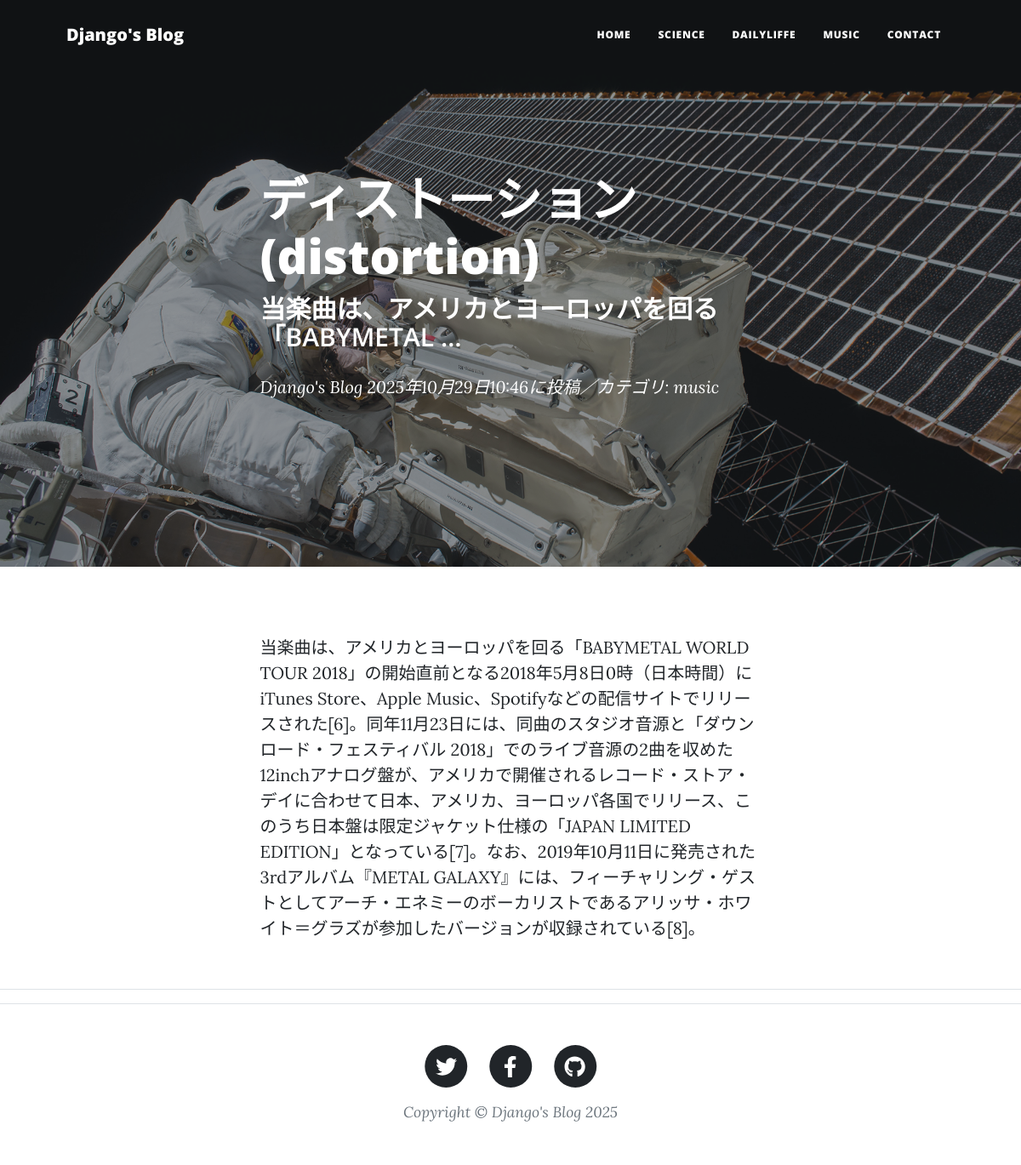
Before: /blog-detail/6/ with the older database file.
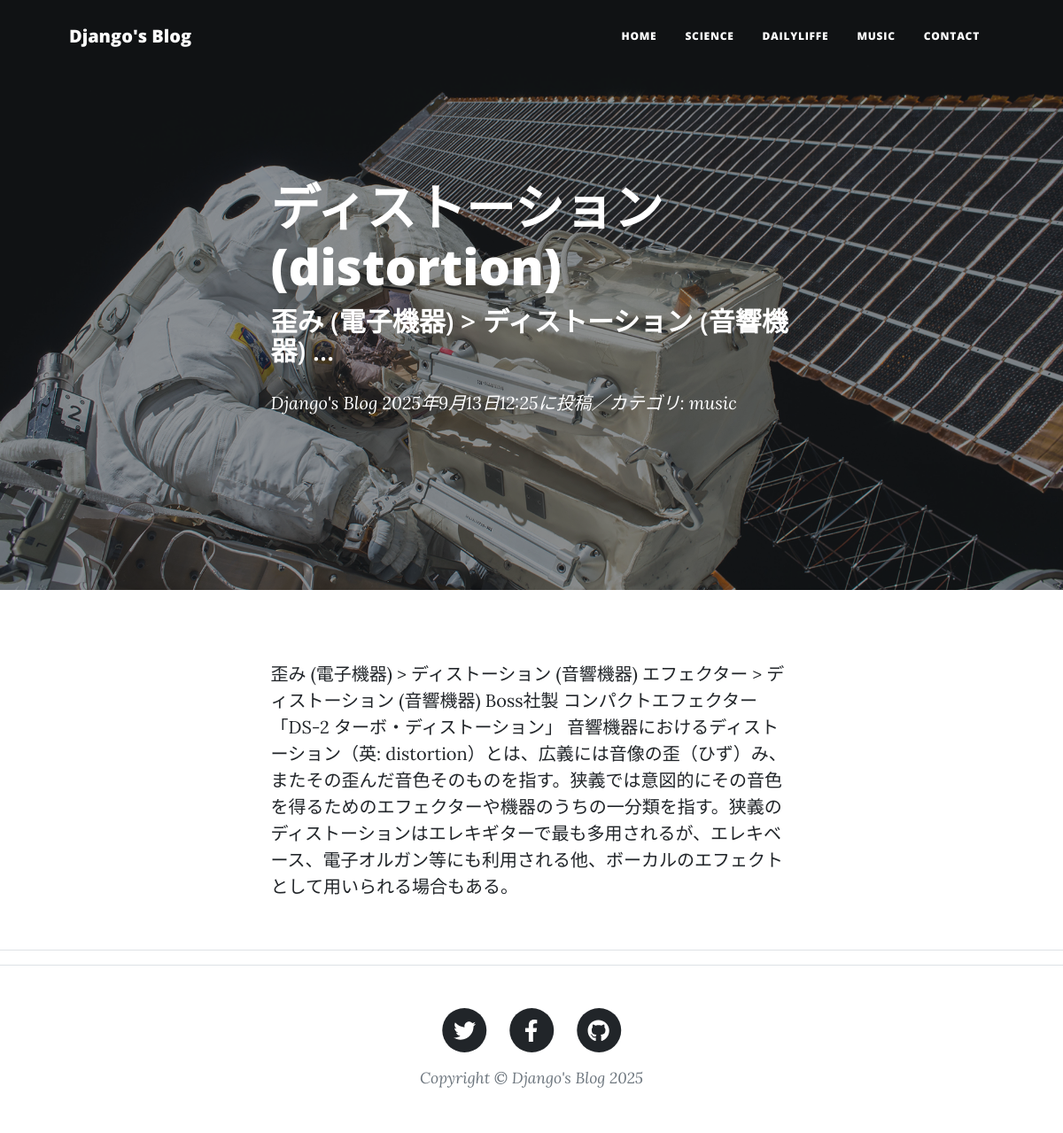
After: the same page with the newer database file.
### blogapp/models.py (models this page shows, shortened)
class BlogPost(models.Model):
    CATEGORY = (('science', '科学のこと'),
                ('dailylife', '日常のこと'),
                ('music', '音楽のこと'))
    title = models.CharField(
        verbose_name='タイトル', # フィールドのタイトル
        max_length=200        # 最大文字数は200
        )
    content = models.TextField(
        verbose_name='本文'   # フィールドのタイトル
        )
    posted_at = models.DateTimeField(
        verbose_name='投稿日時', # フィールドのタイトル
        auto_now_add=True       # 日時を自動追加
        )
    category = models.CharField(
        verbose_name='カテゴリ', # フィールドのタイトル
        max_length=50,        # 最大文字数は50
        choices=CATEGORY # categoryフィールドにはCATEGORYの要素のみを登録
        )

### blogapp/views.py (the view)
# urls.py: path('blog-detail/<int:pk>/', views.BlogDetailView.as_view(), name='blog_detail'),
class BlogDetailView(DetailView):
    template_name = 'blogapp/post.html'
    model = BlogPost

### blogapp/templates/blogapp/post.html (shortened to what this page needs)
{% extends 'blogapp/base.html' %}
{% load static %}
        {% block header %}
        <header class="masthead"
                style="background-image: url({% static 'assets/img/post-bg.jpg' %})">
            <div class="container position-relative px-4 px-lg-5">
                <div class="row gx-4 gx-lg-5 justify-content-center">
                    <div class="col-md-10 col-lg-8 col-xl-7">
                        <div class="post-heading">
                            <h1>{{object.title}}</h1>
                            <h2 class="subheading">
                                {{object.content|truncatechars:30}}</h2>
                            <span class="meta">
                                <a href={% url 'blogapp:index' %}>
                                    Django's Blog</a>
                                {{object.posted_at}}に投稿／カテゴリ:
                                {{object.category}}</span>
                        </div>
                    </div>
                </div>
            </div>
        </header>
        {% endblock %}
        {% block contents %}
        <article class="mb-4">
            <div class="container px-4 px-lg-5">
                <div class="row gx-4 gx-lg-5 justify-content-center">
                    <div class="col-md-10 col-lg-8 col-xl-7">
                        <p>{{object.content}}</p>
                    </div>
                </div>
            </div>
        </article>
        <hr>
        {% endblock %}

Changed rows visible on the page:
changed BlogPost "ディストーション (distortion)": content "当楽曲は、アメリカとヨーロッパを回る「BABYMETAL …" → "歪み (電子機器) > ディストーション (音響機器) …"; posted_at "2025年10月29日10:46" → "2025年9月13日12:25"; content "当楽曲は、アメリカとヨーロッパを回る「BABYMETAL WORLD TOUR 2018」の開始直前となる2018年5月8日0時（日本時間）にiTunes Store、Apple Music、Spotifyなどの配信サイトでリリースされた[6]。同年11月23日には、同曲のスタジオ音源と「ダウンロード・フェスティバル 2018」でのライブ音源の2曲を収めた12inchアナログ盤が、アメリカで開催されるレコード・ストア・デイに合わせて日本、アメリカ、ヨーロッパ各国でリリース、このうち日本盤は限定ジャケット仕様の「JAPAN LIMITED EDITION」となっている[7]。なお、2019年10月11日に発売された3rdアルバム『METAL GALAXY』には、フィーチャリング・ゲストとしてアーチ・エネミーのボーカリストであるアリッサ・ホワイト＝グラズが参加したバージョンが収録されている[8]。" → "歪み (電子機器) > ディストーション (音響機器) エフェクター > ディストーション (音響機器) Boss社製 コンパクトエフェクター「DS-2 ターボ・ディストーション」 音響機器におけるディストーション（英: distortion）とは、広義には音像の歪（ひず）み、またその歪んだ音色そのものを指す。狭義では意図的にその音色を得るためのエフェクターや機器のうちの一分類を指す。狭義のディストーションはエレキギターで最も多用されるが、エレキベース、電子オルガン等にも利用される他、ボーカルのエフェクトとして用いられる場合もある。"
